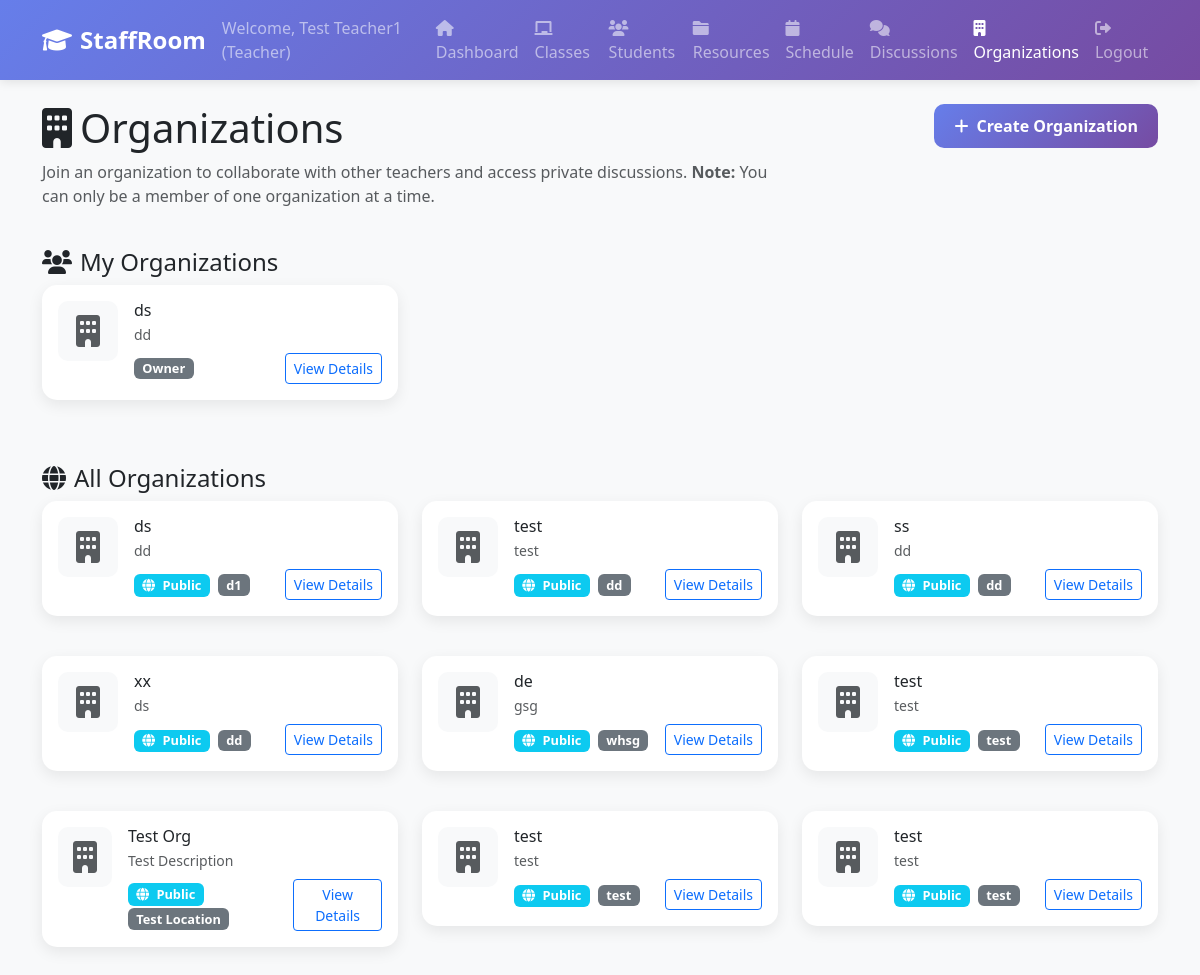
The app's page /organizations (signed in), older data.
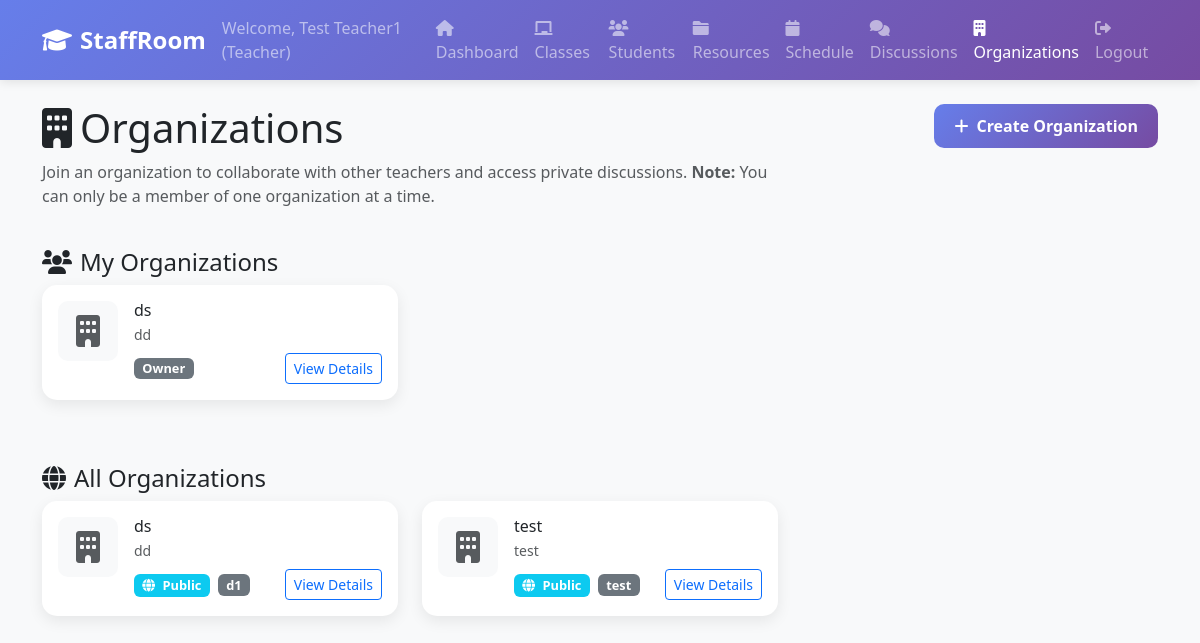
The same page, newer data.
### tables this page shows
CREATE TABLE "organization_memberships" (
    id INTEGER PRIMARY KEY AUTOINCREMENT,
    organization_id INTEGER NOT NULL,
    user_id INTEGER NOT NULL,
    role TEXT DEFAULT 'teacher' CHECK (role IN ('owner', 'admin', 'teacher', 'student')),
    joined_at TIMESTAMP DEFAULT CURRENT_TIMESTAMP,
    FOREIGN KEY (organization_id) REFERENCES organizations (id),
    FOREIGN KEY (user_id) REFERENCES users (id),
    UNIQUE(organization_id, user_id)
);

CREATE TABLE organizations (
                id INTEGER PRIMARY KEY AUTOINCREMENT,
                name TEXT NOT NULL,
                description TEXT,
                about TEXT,
                location TEXT,
                contact_email TEXT,
                contact_phone TEXT,
                website TEXT,
                logo_filename TEXT,
                logo_path TEXT,
                is_public BOOLEAN DEFAULT 1,
                discussion_privacy TEXT DEFAULT 'public' CHECK (discussion_privacy IN ('public', 'private')),
                created_by INTEGER NOT NULL,
                created_at TIMESTAMP DEFAULT CURRENT_TIMESTAMP,
                updated_at TIMESTAMP DEFAULT CURRENT_TIMESTAMP, banner_filename TEXT, banner_path TEXT, organization_tag TEXT,
                FOREIGN KEY (created_by) REFERENCES users (id)
            );

### web_app.py (the view)
@app.route('/organizations')
def organizations():
    if 'user_id' not in session:
        return redirect(url_for('login'))
    organizations = db.get_all_organizations()
    user_organizations = db.get_user_organizations(session['user_id'])
    return render_template('organizations.html',
                         organizations=organizations,
                         user_organizations=user_organizations,
                         can_create_org=session['user_type'] == 'teacher')

### web_app.py (called while the page is built)
    def get_connection(self):
        if self.db_path.startswith('postgresql://'):
            import psycopg2
            from psycopg2.extras import RealDictCursor
            conn = psycopg2.connect(self.db_path, cursor_factory=RealDictCursor)
        else:
            db_file = self.db_path.replace('sqlite:///', '')
            conn = sqlite3.connect(db_file)
            conn.row_factory = sqlite3.Row
        return conn

    def get_all_organizations(self):
        conn = self.get_connection()
        cursor = conn.execute("""
            SELECT o.*, u.first_name, u.last_name
            FROM organizations o
            JOIN users u ON o.created_by = u.id
            ORDER BY o.created_at DESC
        """)
        organizations = [dict(row) for row in cursor.fetchall()]
        conn.close()
        return organizations

### templates/organizations.html (shortened to what the changed rows need)
{% extends "common/base.html" %}
{% block content %}
        <div class="row mb-4">
            <div class="col-md-8">
                <h1><i class="fas fa-building me-2"></i>Organizations</h1>
            </div>
        </div>
        {% if user_organizations %}
        <div class="row mb-4">
            <div class="col-12">
                <div class="row">
                    {% for org in user_organizations %}
                    <div class="col-md-6 col-lg-4 mb-3">
                        <div class="card organization-card">
                            <div class="card-body">
                                <div class="d-flex align-items-start">
                                    {% if org.logo_filename %}
                                    <img src="/download/{{ org.logo_filename }}" class="organization-logo me-3" alt="Logo">
                                    {% else %}
                                    <div class="organization-logo me-3 bg-light d-flex align-items-center justify-content-center">
                                        <i class="fas fa-building fa-2x text-muted"></i>
                                    </div>
                                    {% endif %}
                                    <div class="flex-grow-1">
                                        <h6 class="card-title mb-1">{{ org.name }}</h6>
                                        <p class="card-text small text-muted mb-2">{{ org.description[:100] }}{% if org.description|length > 100 %}...{% endif %}</p>
                                        <div class="d-flex justify-content-between align-items-center">
                                            <span class="badge bg-secondary privacy-badge">{{ org.role.title() }}</span>
                                            <a href="{{ url_for('organization_detail', org_id=org.id) }}" class="btn btn-sm btn-outline-primary">
                                                View Details
                                            </a>
                                        </div>
                                    </div>
                                </div>
                            </div>
                        </div>
                    </div>
                    {% endfor %}
                </div>
            </div>
        </div>
        {% endif %}
        <div class="row">
            <div class="col-12">
                {% if organizations %}
                    <div class="row">
                        {% for org in organizations %}
                        <div class="col-md-6 col-lg-4 mb-3">
                            <div class="card organization-card">
                                <div class="card-body">
                                    <div class="d-flex align-items-start">
                                        {% if org.logo_filename %}
                                        <img src="/download/{{ org.logo_filename }}" class="organization-logo me-3" alt="Logo">
                                        {% else %}
                                        <div class="organization-logo me-3 bg-light d-flex align-items-center justify-content-center">
                                            <i class="fas fa-building fa-2x text-muted"></i>
                                        </div>
                                        {% endif %}
                                        <div class="flex-grow-1">
                                            <h6 class="card-title mb-1">{{ org.name }}</h6>
                                            <p class="card-text small text-muted mb-2">{{ org.description[:100] }}{% if org.description|length > 100 %}...{% endif %}</p>
                                            <div class="d-flex justify-content-between align-items-center">
                                                <div>
                                                    <span class="badge bg-info privacy-badge me-1">
                                                        <i class="fas fa-{% if org.discussion_privacy == 'public' %}globe{% else %}lock{% endif %} me-1"></i>
                                                        {{ org.discussion_privacy.title() }}
                                                    </span>
                                                    <span class="badge bg-secondary privacy-badge">{{ org.location or 'Online' }}</span>
                                                </div>
                                                <a href="{{ url_for('organization_detail', org_id=org.id) }}" class="btn btn-sm btn-outline-primary">
                                                    View Details
                                                </a>
                                            </div>
                                        </div>
                                    </div>
                                </div>
                            </div>
                        </div>
                        {% endfor %}
                    </div>
                {% endif %}
            </div>
        </div>
{% endblock %}

Row changes from the older to the newer data that the page shows:
removed organizations: name "test", description "test", discussion_privacy "Public", location "dd"
removed organizations: name "ss", description "dd", discussion_privacy "Public", location "dd"
removed organizations: name "xx", description "ds", discussion_privacy "Public", location "dd"
removed organizations: name "de", description "gsg", discussion_privacy "Public", location "whsg"
removed organizations: name "test", description "test", discussion_privacy "Public", location "test"
removed organizations: name "Test Org", description "Test Description", discussion_privacy "Public", location "Test Location"
removed organizations: name "test", description "test", discussion_privacy "Public", location "test"
